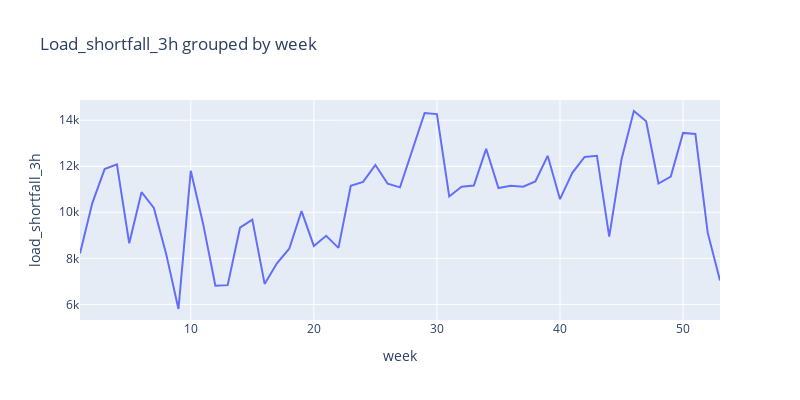

Notebook code for this chart:
### Markdown cell above
This shows a higher load shortfall from June to December and the decreasing from January to May. This may indicate a seasonal trend.

### Code cell
# Ploting time (week) against Load_shortfall_3h to see relationship
px.line(df_clean.groupby([df_clean['week']])['load_shortfall_3h'].mean(),
        title = 'Load_shortfall_3h grouped by week',
        y='load_shortfall_3h',width =800, height=400 )

### Figure 1 — Plotly figure (JSON) as saved in the notebook; plotly's stock layout.template omitted (floating-point values rounded to 4 significant figures)
{"data": [{"hovertemplate": "week=%{x}<br>load_shortfall_3h=%{y}<extra></extra>", "legendgroup": "", "line": {"color": "#636efa", "dash": "solid"}, "marker": {"symbol": "circle"}, "mode": "lines", "name": "", "orientation": "v", "showlegend": false, "type": "scatter", "x": [1, 2, 3, 4, 5, 6, 7, 8, 9, 10, 11, 12, 13, 14, 15, 16, 17, 18, 19, 20, 21, 22, 23, 24, 25, 26, 27, 28, 29, 30, 31, 32, 33, 34, 35, 36, 37, 38, 39, 40, 41, 42, 43, 44, 45, 46, 47, 48, 49, 50, 51, 52, 53], "xaxis": "x", "y": [8209.0, 10400.0, 11880.0, 12080.0, 8652.0, 10870.0, 10190.0, 8194.0, 5799.0, 11800.0, 9506.0, 6812.0, 6835.0, 9329.0, 9679.0, 6890.0, 7784.0, 8417.0, 10050.0, 8538.0, 8977.0, 8455.0, 11150.0, 11320.0, 12050.0, 11240.0, 11080.0, 12740.0, 14310.0, 14260.0, 10690.0, 11110.0, 11170.0, 12760.0, 11050.0, 11150.0, 11110.0, 11340.0, 12450.0, 10570.0, 11710.0, 12410.0, 12460.0, 8939.0, 12310.0, 14400.0, 13950.0, 11250.0, 11550.0, 13450.0, 13400.0, 9114.0, 7038.0], "yaxis": "y"}], "layout": {"height": 400, "legend": {"tracegroupgap": 0}, "title": {"text": "Load_shortfall_3h grouped by week"}, "width": 800, "xaxis": {"anchor": "y", "domain": [0, 1], "title": {"text": "week"}}, "yaxis": {"anchor": "x", "domain": [0, 1], "title": {"text": "load_shortfall_3h"}}}}
